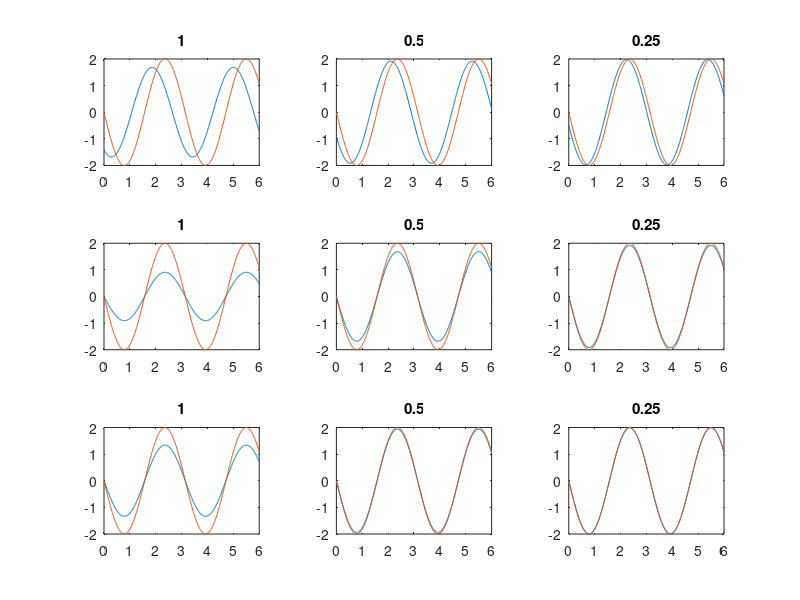

This figure's MATLAB source: (Note: this script raises an error after producing the figure.)
clc
clear all
close all

format long e

x = 0:1:6;

H = [1 0.5 0.25];

f = @(x) cos(2*x);

XX = 0:0.01:6;
f_0 = @(x) -2*sin(2*x);
W2P = @(x, h) (f(x+h)-f(x))/h;
W3P = @(x, h) (f(x+h)-(f(x-h)))/(2*h);
W5P = @(x, h) (1/(12*h))*(f(x-2*h)-8*f(x-h)+8*f(x+h)-f(x+2*h));

figure(1)

MSE = zeros(3);

for h=1:length(H)
    subplot(3,3,h);
    plot(XX, W2P(XX, H(h)))
    hold on
    plot(XX, f_0(XX))
    title(H(h))
    MSE(1, h) = (1/(length(x)))*sum((f_0(x)-W2P(x, H(h))).^2);
end

for h=1:length(H)
    subplot(3,3,h+3)
    plot(XX, W3P(XX, H(h)))
    hold on
    plot(XX, f_0(XX))
    title(H(h))
    MSE(2, h) = (1/(length(x)))*sum((f_0(x)-W3P(x, H(h))).^2);
end

for h=1:length(H)
    subplot(3,3,h+6)
    plot(XX, W5P(XX, H(h)))
    hold on
    plot(XX, f_0(XX))
    title(H(h))
    MSE(3, h) = (1/(length(x)))*sum((f_0(x)-W5P(x, H(h))).^2);
end

sgtitle('Exercise 01')

MSE
